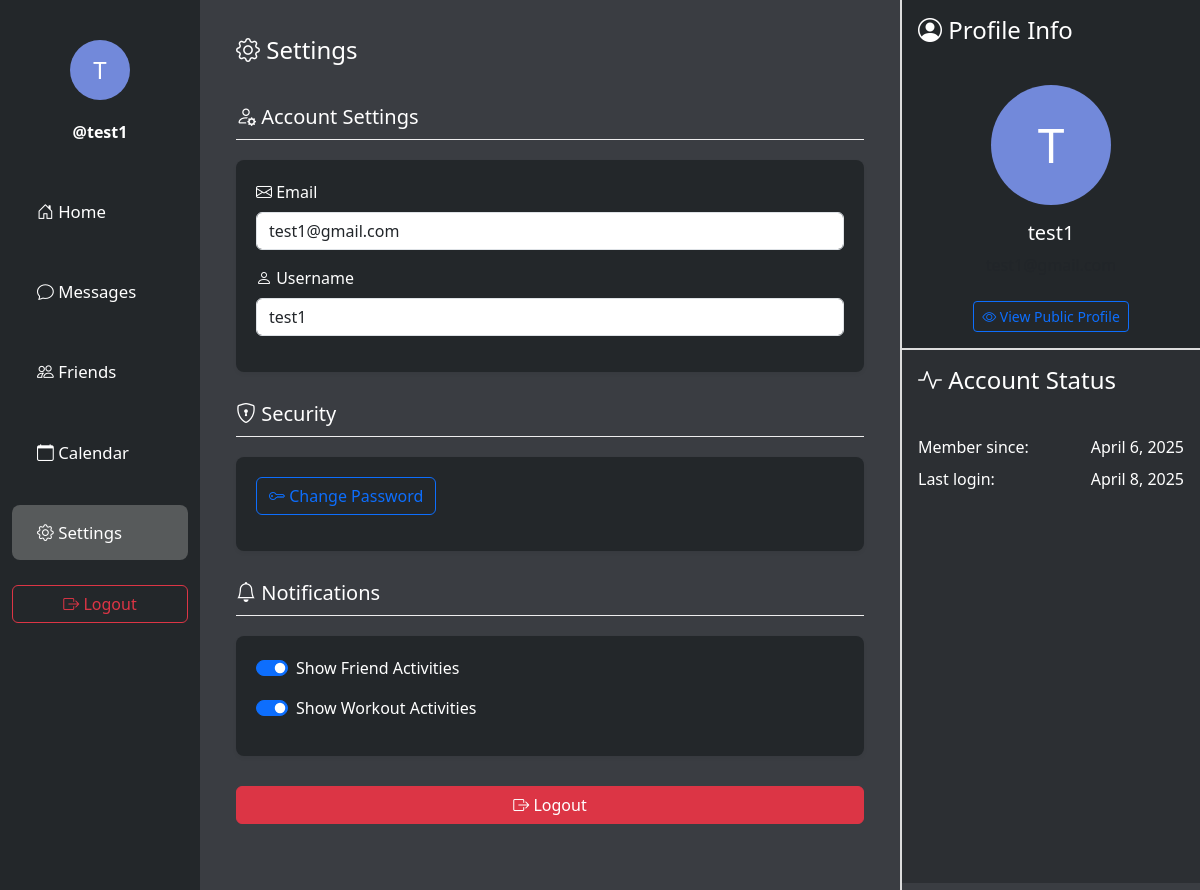
The app's page /settings/ (signed in) with its own data.
### main/models.py (models this page shows)
class User(AbstractUser):
    name = models.CharField(max_length=200, null=True)
    email = models.EmailField(unique=True, null=True)
    bio = models.TextField(null=True)
    avatar = models.ImageField(null=True, default="avatar.svg")
    profile_picture = models.ImageField(upload_to='profile_images/', null=True, blank=True)
    groups = models.ManyToManyField(
        'auth.Group',
        related_name='main_user_set',
        blank=True,
        help_text='The groups this user belongs to.',
        verbose_name='groups',
    )
    user_permissions = models.ManyToManyField(
        'auth.Permission',
        related_name='main_user_set',
        blank=True,
        help_text='Specific permissions for this user.',
        verbose_name='user permissions',
    )
    USERNAME_FIELD = 'email'
    REQUIRED_FIELDS = ['username']  # Username is required for AbstractUser
    class Meta:
        app_label = 'main'
        db_table = 'main_user'

### main/views.py (the view, shortened to what this page needs)
# urls.py: path('settings/', views.settings, name='settings'),
@login_required(login_url='login')
def settings(request):
    return render(request, 'settings.html')

### templates/settings.html (shortened to what this page needs)
<!DOCTYPE html>
<html lang="en">
<head>
    <link href="https://cdn.jsdelivr.net/npm/bootstrap@5.3.0/dist/css/bootstrap.min.css" rel="stylesheet">
    <link rel="stylesheet" href="https://cdn.jsdelivr.net/npm/bootstrap-icons@1.10.0/font/bootstrap-icons.css">
</head>
<body>
    <div class="container-fluid">
        <div class="row">
            <div class="col-2">
                {% include 'partials/sidebar.html' %}
            </div>
            <div class="col-7 center-column">
                <h4 class="p-3"><i class="bi bi-gear"></i> Settings</h4>
                <div class="p-3">
                    <div class="settings-section">
                        <h5><i class="bi bi-person-gear"></i> Account Settings</h5>
                        <div class="settings-card">
                            <div class="mb-3">
                                <label class="form-label"><i class="bi bi-envelope"></i> Email</label>
                                <input type="email" class="form-control" value="{{ user.email }}" readonly>
                            </div>
                            <div class="mb-3">
                                <label class="form-label"><i class="bi bi-person"></i> Username</label>
                                <input type="text" class="form-control" value="{{ user.username }}" readonly>
                            </div>
                        </div>
                    </div>
                    <div class="settings-section">
                        <h5><i class="bi bi-shield-lock"></i> Security</h5>
                        <div class="settings-card">
                            <a href="#" class="btn btn-outline-primary mb-3" data-bs-toggle="modal" data-bs-target="#changePasswordModal">
                                <i class="bi bi-key"></i> Change Password
                            </a>
                        </div>
                    </div>
                    <div class="settings-section">
                        <h5><i class="bi bi-bell"></i> Notifications</h5>
                        <div class="settings-card">
                            <div class="form-check form-switch mb-3">
                                <input class="form-check-input" type="checkbox" id="friendActivities" checked>
                                <label class="form-check-label" for="friendActivities">Show Friend Activities</label>
                            </div>
                            <div class="form-check form-switch mb-3">
                                <input class="form-check-input" type="checkbox" id="workoutActivities" checked>
                                <label class="form-check-label" for="workoutActivities">Show Workout Activities</label>
                            </div>
                        </div>
                    </div>
                    <div class="settings-section">
                        <div class="d-grid">
                            <a href="{% url 'logout' %}" class="btn btn-danger">
                                <i class="bi bi-box-arrow-right"></i> Logout
                            </a>
                        </div>
                    </div>
                </div>
            </div>
            <div class="col-3 right-column">
                <div class="right-top">
                    <h4 class="p-3"><i class="bi bi-person-circle"></i> Profile Info</h4>
                    <div class="p-3 text-center">
                        {% if user.profile_picture %}
                            <img src="{{ user.profile_picture.url }}" alt="Profile Picture" class="img-thumbnail mb-3" style="width: 120px; height: 120px; object-fit: cover; border-radius: 50%;">
                        {% else %}
                            <div class="profile-circle mx-auto mb-3" style="width: 120px; height: 120px; font-size: 3rem;">
                                {{ user.username.0|upper }}
                            </div>
                        {% endif %}
                        <h5>{{ user.username }}</h5>
                        <p class="text-muted">{{ user.email }}</p>
                        <a href="{% url 'profile' username=user.username %}" class="btn btn-outline-primary btn-sm mt-2">
                            <i class="bi bi-eye"></i> View Public Profile
                        </a>
                    </div>
                </div>
                <div class="right-bottom">
                    <h4 class="p-3"><i class="bi bi-activity"></i> Account Status</h4>
                    <div class="p-3">
                        <div class="d-flex justify-content-between mb-2">
                            <span>Member since:</span>
                            <span>{{ user.date_joined|date:"F j, Y" }}</span>
                        </div>
                        <div class="d-flex justify-content-between mb-2">
                            <span>Last login:</span>
                            <span>{{ user.last_login|date:"F j, Y" }}</span>
                        </div>
                    </div>
                </div>
            </div>
        </div>
    </div>
</body>
</html>

### templates/partials/sidebar.html (shortened to what this page needs)
    {% if user.is_authenticated %}
        <div class="profile-section text-center">
            {% if user.profile_picture %}
                <img src="{{ user.profile_picture.url }}" alt="{{ user.username }}" class="profile-picture" style="width: 60px; height: 60px; border-radius: 50%; object-fit: cover;">
            {% else %}
                <div class="profile-circle">
                    <a href="{% url 'profile' user.username %}">{{ user.username.0|upper }}</a>
                </div>
            {% endif %}
            <div class="username-section fw-semibold"><a href="{% url 'profile' user.username %}">@{{ user.username }}</a></div>
        </div>
        <ul class="nav flex-column">
            <li class="nav-item">
                <a href="{% url 'index' %}" class="nav-link {% if request.path == '/' %}active{% endif %}">
                    <i class="bi bi-house-door"></i> Home
                </a>
            </li>
            <li class="nav-item">
                <a href="{% url 'inbox' %}" class="nav-link {% if 'inbox' in request.path or 'conversation' in request.path %}active{% endif %}">
                    <i class="bi bi-chat"></i> Messages
                </a>
            </li>
            <li class="nav-item">
                <a href="{% url 'friend_list' %}" class="nav-link {% if 'friends' in request.path %}active{% endif %}">
                    <i class="bi bi-people"></i> Friends
                </a>
            </li>
            <li class="nav-item">
                <a href="{% url 'calendar' %}" class="nav-link {% if 'calendar' in request.path %}active{% endif %}">
                    <i class="bi bi-calendar"></i> Calendar
                </a>
            </li>
            <li class="nav-item">
                <a href="{% url 'settings' %}" class="nav-link {% if 'settings' in request.path %}active{% endif %}">
                    <i class="bi bi-gear"></i> Settings
                </a>
            </li>
        </ul>
        <div class="logout-button text-center">
            <a href="{% url 'logout' %}" class="btn btn-outline-danger w-100">
                <i class="bi bi-box-arrow-right"></i> Logout
            </a>
        </div>
    {% endif %}

### templates/settings.html (style rules this page uses)
body { background-color: #2C2F33; color: #ffffff; }
.center-column { background-color: #3A3D42; color: #ffffff; min-height: 100vh; padding: 20px; }
.right-column { background-color: #3A3D42; color: #ffffff; min-height: 100vh; border-left: 2px solid #ddd; padding: 0; }
.right-top { background-color: #23272A; color: #ffffff; min-height: 33.33vh; border-bottom: 2px solid #ddd; }
.right-bottom { background-color: #2C2F33; color: #ffffff; min-height: 66.67vh; }
.profile-circle { background-color: #007bff; color: white; border-radius: 50%; display: flex; align-items: center; justify-content: center; }
.settings-card { background-color: #23272A; color: #ffffff; border-radius: 8px; padding: 20px; margin-bottom: 20px; box-shadow: 0 2px 4px rgba(0,0,0,0.05); }
.settings-section { margin-bottom: 30px; }
.settings-section h5 { border-bottom: 1px solid #eee; padding-bottom: 10px; margin-bottom: 20px; }

### templates/partials/sidebar.html (style rules this page uses)
body { background-color: #23272A; }
.nav-link { color: #ffffff; padding: 15px 25px; display: block; transition: background-color 0.2s, color 0.2s; margin-bottom: 25px; border-radius: 8px; font-size: 1.2rem; }
.nav-link.active { background-color: #575a5b; color: #ffffff; }
.nav-link { font-size: calc(1.2rem - 0.2vw); }
.profile-circle { background-color: #7289DA; color: white; border-radius: 50%; display: flex; align-items: center; justify-content: center; font-size: 1.5rem; width: 60px; height: 60px; margin: 0 auto; }
.profile-circle a { color: white; text-decoration: none; }
.profile-section { margin-top: 40px; margin-bottom: 40px; }
.username-section { margin-top: 20px; }
.username-section a { color: white; text-decoration: none; }

### records on screen
User: username.0 "T", username "test1", email "test1@gmail.com", date_joined "April 6, 2025", last_login "April 8, 2025"
